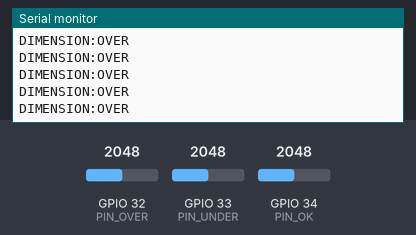
A sketch run on a simulated ESP32. Shown: the last lines printed to the serial monitor. Inputs (shaded band) come from the test bench; at power-on: GPIO 32 (PIN_OVER) = 2048, GPIO 33 (PIN_UNDER) = 2048, GPIO 34 (PIN_OK) = 2048.

Above: at 2.2 s.
2.3 s: GPIO 32 (PIN_OVER) set to 679
3.8 s: GPIO 32 (PIN_OVER) set to 562
At 3.82 s:
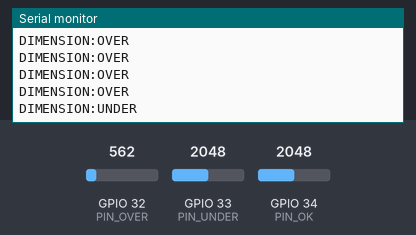
5.7 s: GPIO 33 (PIN_UNDER) set to 665
At 5.73 s:
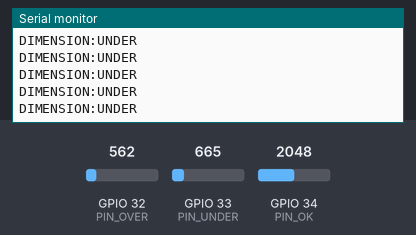
7.2 s: GPIO 33 (PIN_UNDER) set to 579
At 7.23 s:
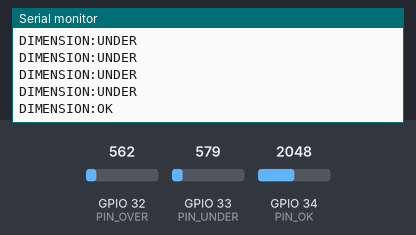
9.1 s: GPIO 34 (PIN_OK) set to 651
At 9.14 s:
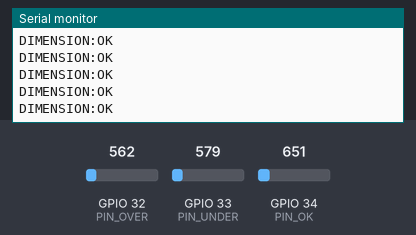
10.6 s: GPIO 34 (PIN_OK) set to 568
At 10.65 s:
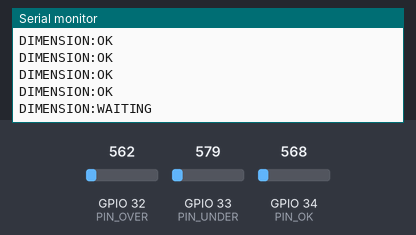

Measured:
- the behaviour switches between 621 and 620 on GPIO 32 (PIN_OVER) (found by bisection; images 0 and 1)
- the behaviour switches between 621 and 620 on GPIO 33 (PIN_UNDER) (found by bisection; images 2 and 3)
- the behaviour switches between 621 and 620 on GPIO 34 (PIN_OK) (found by bisection; images 4 and 5)
- after the input at 3.8 s, the serial monitor: prints a new line at once (image 1)
- after the input at 7.2 s, the serial monitor: prints a new line at once (image 3)
- after the input at 10.6 s, the serial monitor: prints a new line at once (image 5)

The sketch:

dimension.ino
```cpp
// Dimension / Thickness Inspection Firmware for ESP32
// Detects state based on 3 pins. The spec asks for > 0.5V to be considered HIGH.
// We use analogRead() to precisely measure this threshold.
// ESP32 ADC is 12-bit (0-4095) for 0-3.3V.
// 0.5V is approximately (0.5 / 3.3) * 4095 = 620.

const int PIN_OVER = 32;
const int PIN_UNDER = 33;
const int PIN_OK = 34;

const int THRESHOLD = 620; // Corresponds to ~0.5V

void setup() {
  Serial.begin(115200);

  // Note: Pins 34-39 on ESP32 are input only, no internal pull-ups.
  // Make sure your external circuit pulls them low when not active.
  pinMode(PIN_OVER, INPUT);
  pinMode(PIN_UNDER, INPUT);
  pinMode(PIN_OK, INPUT);

  Serial.println("Initializing Dimension Scanner...");
  delay(1000);
}

void loop() {
  int valOver = analogRead(PIN_OVER);
  int valUnder = analogRead(PIN_UNDER);
  int valOk = analogRead(PIN_OK);

  String currentState = "WAITING";

  // Logic: Priority goes to the pin that is over the 0.5V threshold.
  // If multiple are high, you could handle it as an error,
  // but we will just use a simple if-else chain.
  if (valOver > THRESHOLD) {
      currentState = "OVER";
  } else if (valUnder > THRESHOLD) {
      currentState = "UNDER";
  } else if (valOk > THRESHOLD) {
      currentState = "OK";
  }

  // Output format required by the Node.js backend
  Serial.print("DIMENSION:");
  Serial.println(currentState);

  // Run loop at 10Hz to match the weight scale output rate roughly
  delay(100);
}
```
